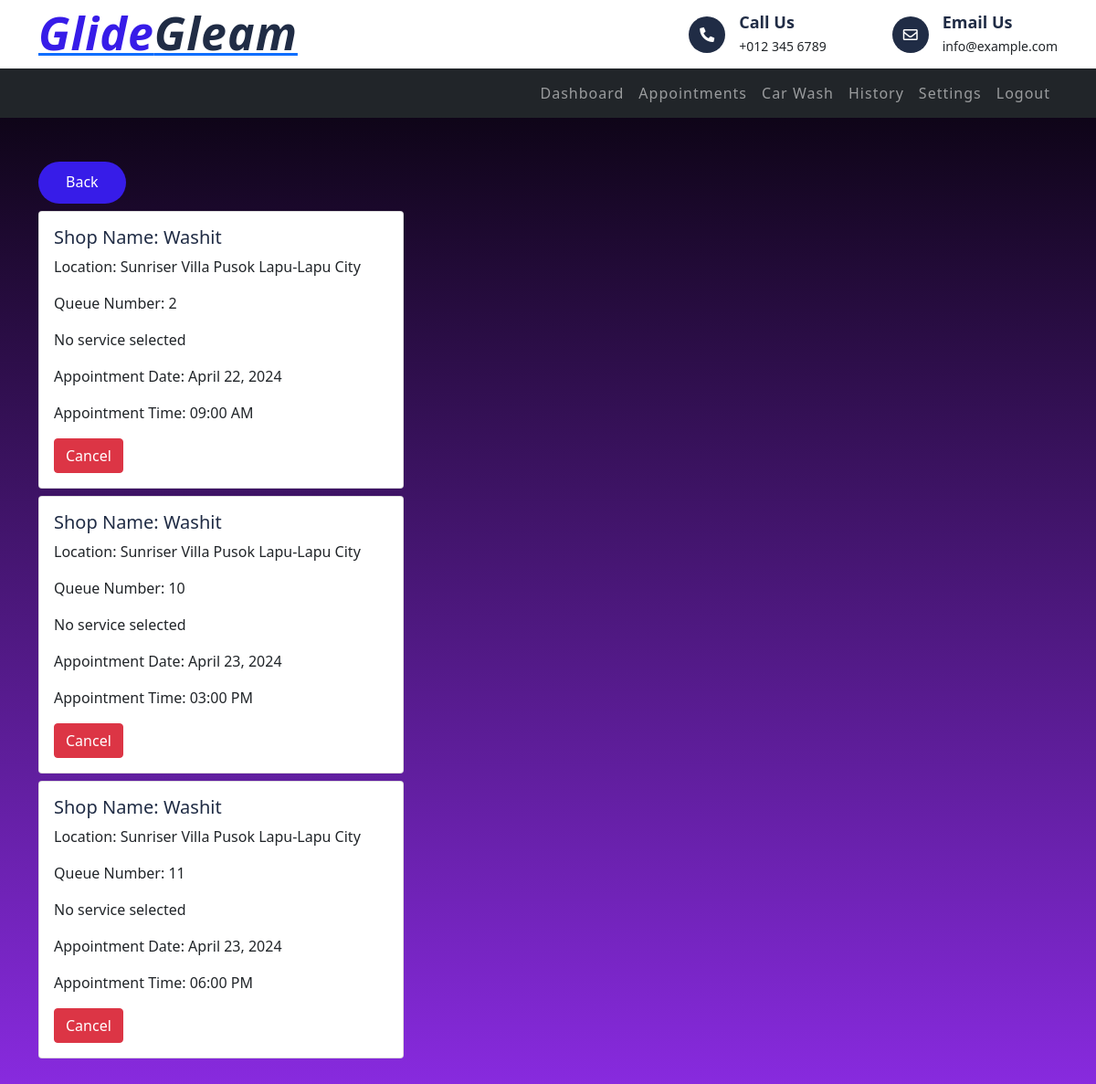
/vehicleOwner/appointment.php (signed in), run on an earlier commit of the app's database.
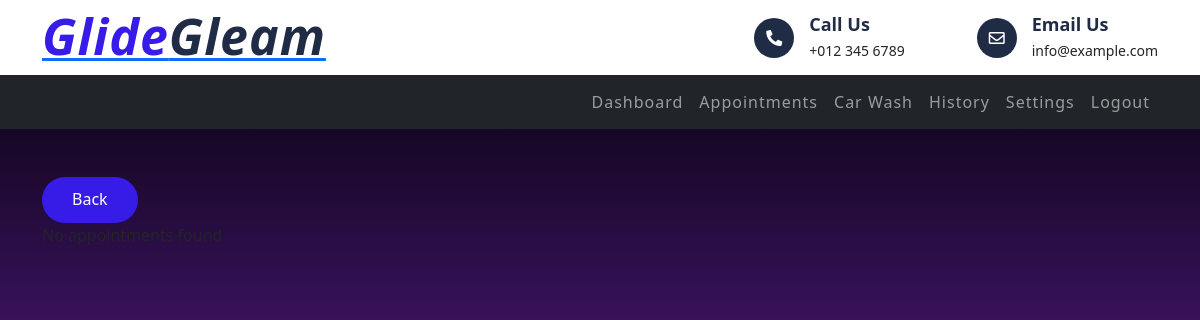
And on a later commit of the database.
### tables this page shows
CREATE TABLE `appointment` (
  `appointment_id` int(4) NOT NULL,
  `vehicle_owner_id` int(4) NOT NULL,
  `shop_info_id` int(4) NOT NULL,
  `queue_number` int(3) NOT NULL,
  `appointment_date` datetime NOT NULL,
  `status` varchar(15) NOT NULL,
  `service_id` int(5) NOT NULL,
  `vehicle_type` varchar(10) NOT NULL,
  `vehicle_size` varchar(7) NOT NULL,
  `license_plate` varchar(15) NOT NULL,
  `rating` int(11) DEFAULT NULL,
  `comments` text DEFAULT NULL
);

CREATE TABLE `shop_info` (
  `shop_info_id` int(4) NOT NULL,
  `shop_owner_id` int(4) NOT NULL,
  `shop_name` varchar(25) NOT NULL,
  `location` varchar(50) NOT NULL,
  `operating_from` time NOT NULL,
  `operating_to` time NOT NULL
);

### vehicleOwner/appointment.php (the view, shortened to what the changed rows need)
<?php
include("../connection.php");
if(isset($_SESSION['selectedServices'])) {
    $selectedServices = $_SESSION['selectedServices'];
} else {
    $selectedServices = array();
}
$sql = "SELECT appointment.*, accounts.*, vehicle_owners.*, shop_info.*, services.serviceName, services.service_price
        FROM `appointment`
        JOIN accounts ON appointment.vehicle_owner_id = accounts.account_id
        JOIN vehicle_owners ON accounts.account_id = vehicle_owners.vehicle_owner_id
        JOIN shop_info ON appointment.shop_info_id = shop_info.shop_info_id
        LEFT JOIN services ON appointment.service_id = services.service_id
        WHERE accounts.account_id = {$_SESSION['id']}
        AND appointment.status = 'Not Completed'";
$result = $database->query($sql);
?>
<!DOCTYPE html>
<html lang="en">
<head>
    <link href="https://stackpath.bootstrapcdn.com/bootstrap/4.5.2/css/bootstrap.min.css" rel="stylesheet">
     <link href="https://stackpath.bootstrapcdn.com/bootstrap/4.4.1/css/bootstrap.min.css" rel="stylesheet">
        <link href="https://cdnjs.cloudflare.com/ajax/libs/font-awesome/5.10.0/css/all.min.css" rel="stylesheet">
        <link href="lib/flaticon/font/flaticon.css" rel="stylesheet">
        <link href="lib/animate/animate.min.css" rel="stylesheet">
        <link href="lib/owlcarousel/assets/owl.carousel.min.css" rel="stylesheet">
        <link href="../css/style.css" rel="stylesheet">
        <link href="https://cdn.jsdelivr.net/npm/bootstrap@5.0.0-beta2/dist/css/bootstrap.min.css" rel="stylesheet" />
</head>
<body>
     <div class="top-bar">
            <div class="container">
                <div class="row align-items-center">
                    <div class="col-lg-4 col-md-12">
                        <div class="logo">
                            <a href="index.php">
                                <h1>Glide<span>Gleam</span></h1>
                            </a>
                        </div>
                    </div>
                </div>
            </div>
        </div>
    <div class="container my-5">
    <?php
    if ($result->num_rows > 0) {
        while($row = $result->fetch_assoc()) {
            echo "<div class='card my-2 appointment-card'>";
            echo "<div class='card-body'>";
            echo "<h5 class='card-title'>Shop Name: " . $row["shop_name"]. "</h5>";
            echo "<p class='card-text'>Location: " . $row["location"]. "</p>";
            echo "<p class='card-text'>Queue Number: " . $row["queue_number"] . "</p>";
            if(!empty($selectedServices)) {
                echo "<p class='card-text'>Selected Service(s): <br>";
                foreach($selectedServices as $service => $price) {
                    echo "- $service (₱$price)<br>";
                }
                echo "</p>";
            } else {
                echo "<p class='card-text'>No service selected</p>";
            }
            echo "<p class='card-text'>Appointment Date: " . date('F d, Y', strtotime($row["appointment_date"])). "</p>";
            echo "<p class='card-text'>Appointment Time: " . date('h:i A', strtotime($row["appointment_date"])). "</p>";
             echo "<button id='cancelBtn' class='btn btn-danger' onclick='completeAppointment(" . $row["appointment_id"] . ", \"Cancelled\")'>Cancel</button>";
            echo "</div>";
            echo "</div>";
        }
    } else {
        echo "<p>No appointments found</p>";
    }
    ?>
    </div>
</body>
</html>

What changed in the data, as far as the page shows it:
no longer on this page (row edited): appointment: shop_info.shop_name "Washit", shop_info.location "Sunriser Villa Pusok Lapu-Lapu City", queue_number "2", appointment_date "April 22, 2024", appointment_date "09:00 AM"
no longer on this page (row edited): appointment: shop_info.shop_name "Washit", shop_info.location "Sunriser Villa Pusok Lapu-Lapu City", queue_number "10", appointment_date "April 23, 2024", appointment_date "03:00 PM"
no longer on this page (row edited): appointment: shop_info.shop_name "Washit", shop_info.location "Sunriser Villa Pusok Lapu-Lapu City", queue_number "11", appointment_date "April 23, 2024", appointment_date "06:00 PM"
